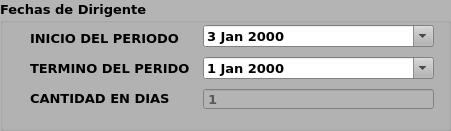
   <widget class="QGroupBox" name="groupBox_2">
    <property name="geometry">
     <rect>
      <x>24</x>
      <y>190</y>
      <width>451</width>
      <height>131</height>
     </rect>
    </property>
    <property name="palette">
     <palette>
      <active>
       <colorrole role="WindowText">
        <brush brushstyle="SolidPattern">
         <color alpha="255">
          <red>0</red>
          <green>0</green>
          <blue>0</blue>
         </color>
        </brush>
       </colorrole>
       <colorrole role="Button">
        <brush brushstyle="SolidPattern">
         <color alpha="255">
          <red>180</red>
          <green>180</green>
          <blue>180</blue>
         </color>
        </brush>
       </colorrole>
       <colorrole role="Light">
        <brush brushstyle="SolidPattern">
         <color alpha="255">
          <red>255</red>
          <green>255</green>
          <blue>255</blue>
         </color>
        </brush>
       </colorrole>
       <colorrole role="Midlight">
        <brush brushstyle="SolidPattern">
         <color alpha="255">
          <red>217</red>
          <green>217</green>
          <blue>217</blue>
         </color>
        </brush>
       </colorrole>
       <colorrole role="Dark">
        <brush brushstyle="SolidPattern">
         <color alpha="255">
          <red>90</red>
          <green>90</green>
          <blue>90</blue>
         </color>
        </brush>
       </colorrole>
       <colorrole role="Mid">
        <brush brushstyle="SolidPattern">
         <color alpha="255">
          <red>120</red>
          <green>120</green>
          <blue>120</blue>
         </color>
        </brush>
       </colorrole>
       <colorrole role="Text">
        <brush brushstyle="SolidPattern">
         <color alpha="255">
          <red>0</red>
          <green>0</green>
          <blue>0</blue>
         </color>
        </brush>
       </colorrole>
       <colorrole role="BrightText">
        <brush brushstyle="SolidPattern">
         <color alpha="255">
          <red>255</red>
          <green>255</green>
          <blue>255</blue>
         </color>
        </brush>
       </colorrole>
       <colorrole role="ButtonText">
        <brush brushstyle="SolidPattern">
         <color alpha="255">
          <red>0</red>
          <green>0</green>
          <blue>0</blue>
         </color>
        </brush>
       </colorrole>
       <colorrole role="Base">
        <brush brushstyle="SolidPattern">
         <color alpha="255">
          <red>255</red>
          <green>255</green>
          <blue>255</blue>
         </color>
        </brush>
       </colorrole>
       <colorrole role="Window">
        <brush brushstyle="SolidPattern">
         <color alpha="255">
          <red>180</red>
          <green>180</green>
          <blue>180</blue>
         </color>
        </brush>
       </colorrole>
       <colorrole role="Shadow">
        <brush brushstyle="SolidPattern">
         <color alpha="255">
          <red>0</red>
          <green>0</green>
          <blue>0</blue>
         </color>
        </brush>
       </colorrole>
       <colorrole role="AlternateBase">
        <brush brushstyle="SolidPattern">
         <color alpha="255">
          <red>217</red>
          <green>217</green>
          <blue>217</blue>
         </color>
        </brush>
       </colorrole>
       <colorrole role="ToolTipBase">
        <brush brushstyle="SolidPattern">
         <color alpha="255">
          <red>255</red>
          <green>255</green>
          <blue>220</blue>
         </color>
        </brush>
       </colorrole>
       <colorrole role="ToolTipText">
        <brush brushstyle="SolidPattern">
         <color alpha="255">
          <red>0</red>
          <green>0</green>
          <blue>0</blue>
         </color>
        </brush>
       </colorrole>
       <colorrole role="PlaceholderText">
        <brush brushstyle="SolidPattern">
         <color alpha="128">
          <red>0</red>
          <green>0</green>
          <blue>0</blue>
         </color>
        </brush>
       </colorrole>
      </active>
      <inactive>
       <colorrole role="WindowText">
        <brush brushstyle="SolidPattern">
         <color alpha="255">
          <red>0</red>
          <green>0</green>
          <blue>0</blue>
         </color>
        </brush>
       </colorrole>
       <colorrole role="Button">
        <brush brushstyle="SolidPattern">
         <color alpha="255">
          <red>180</red>
          <green>180</green>
          <blue>180</blue>
         </color>
        </brush>
       </colorrole>
       <colorrole role="Light">
        <brush brushstyle="SolidPattern">
         <color alpha="255">
          <red>255</red>
          <green>255</green>
          <blue>255</blue>
         </color>
        </brush>
       </colorrole>
       <colorrole role="Midlight">
        <brush brushstyle="SolidPattern">
         <color alpha="255">
          <red>217</red>
          <green>217</green>
          <blue>217</blue>
         </color>
        </brush>
       </colorrole>
       <colorrole role="Dark">
        <brush brushstyle="SolidPattern">
         <color alpha="255">
          <red>90</red>
          <green>90</green>
          <blue>90</blue>
         </color>
        </brush>
       </colorrole>
       <colorrole role="Mid">
        <brush brushstyle="SolidPattern">
         <color alpha="255">
          <red>120</red>
          <green>120</green>
          <blue>120</blue>
         </color>
        </brush>
       </colorrole>
       <colorrole role="Text">
        <brush brushstyle="SolidPattern">
         <color alpha="255">
          <red>0</red>
          <green>0</green>
          <blue>0</blue>
         </color>
        </brush>
       </colorrole>
       <colorrole role="BrightText">
        <brush brushstyle="SolidPattern">
         <color alpha="255">
          <red>255</red>
          <green>255</green>
          <blue>255</blue>
         </color>
        </brush>
       </colorrole>
       <colorrole role="ButtonText">
        <brush brushstyle="SolidPattern">
         <color alpha="255">
          <red>0</red>
          <green>0</green>
          <blue>0</blue>
         </color>
        </brush>
       </colorrole>
       <colorrole role="Base">
        <brush brushstyle="SolidPattern">
         <color alpha="255">
          <red>255</red>
          <green>255</green>
          <blue>255</blue>
         </color>
        </brush>
       </colorrole>
       <colorrole role="Window">
        <brush brushstyle="SolidPattern">
         <color alpha="255">
          <red>180</red>
          <green>180</green>
          <blue>180</blue>
         </color>
        </brush>
       </colorrole>
       <colorrole role="Shadow">
        <brush brushstyle="SolidPattern">
         <color alpha="255">
          <red>0</red>
          <green>0</green>
          <blue>0</blue>
         </color>
        </brush>
       </colorrole>
       <colorrole role="AlternateBase">
        <brush brushstyle="SolidPattern">
         <color alpha="255">
          <red>217</red>
          <green>217</green>
          <blue>217</blue>
         </color>
        </brush>
       </colorrole>
       <colorrole role="ToolTipBase">
        <brush brushstyle="SolidPattern">
         <color alpha="255">
          <red>255</red>
          <green>255</green>
          <blue>220</blue>
         </color>
        </brush>
       </colorrole>
       <colorrole role="ToolTipText">
        <brush brushstyle="SolidPattern">
         <color alpha="255">
          <red>0</red>
          <green>0</green>
          <blue>0</blue>
         </color>
        </brush>
       </colorrole>
       <colorrole role="PlaceholderText">
        <brush brushstyle="SolidPattern">
         <color alpha="128">
          <red>0</red>
          <green>0</green>
          <blue>0</blue>
         </color>
        </brush>
       </colorrole>
      </inactive>
      <disabled>
       <colorrole role="WindowText">
        <brush brushstyle="SolidPattern">
         <color alpha="255">
          <red>90</red>
          <green>90</green>
          <blue>90</blue>
         </color>
        </brush>
       </colorrole>
       <colorrole role="Button">
        <brush brushstyle="SolidPattern">
         <color alpha="255">
          <red>180</red>
          <green>180</green>
          <blue>180</blue>
         </color>
        </brush>
       </colorrole>
       <colorrole role="Light">
        <brush brushstyle="SolidPattern">
         <color alpha="255">
          <red>255</red>
          <green>255</green>
          <blue>255</blue>
         </color>
        </brush>
       </colorrole>
       <colorrole role="Midlight">
        <brush brushstyle="SolidPattern">
         <color alpha="255">
          <red>217</red>
          <green>217</green>
          <blue>217</blue>
         </color>
        </brush>
       </colorrole>
       <colorrole role="Dark">
        <brush brushstyle="SolidPattern">
         <color alpha="255">
          <red>90</red>
          <green>90</green>
          <blue>90</blue>
         </color>
        </brush>
       </colorrole>
       <colorrole role="Mid">
        <brush brushstyle="SolidPattern">
         <color alpha="255">
          <red>120</red>
          <green>120</green>
          <blue>120</blue>
         </color>
        </brush>
       </colorrole>
       <colorrole role="Text">
        <brush brushstyle="SolidPattern">
         <color alpha="255">
          <red>90</red>
          <green>90</green>
          <blue>90</blue>
         </color>
        </brush>
       </colorrole>
       <colorrole role="BrightText">
        <brush brushstyle="SolidPattern">
         <color alpha="255">
          <red>255</red>
          <green>255</green>
          <blue>255</blue>
         </color>
        </brush>
       </colorrole>
       <colorrole role="ButtonText">
        <brush brushstyle="SolidPattern">
         <color alpha="255">
          <red>90</red>
          <green>90</green>
          <blue>90</blue>
         </color>
        </brush>
       </colorrole>
       <colorrole role="Base">
        <brush brushstyle="SolidPattern">
         <color alpha="255">
          <red>180</red>
          <green>180</green>
          <blue>180</blue>
         </color>
        </brush>
       </colorrole>
       <colorrole role="Window">
        <brush brushstyle="SolidPattern">
         <color alpha="255">
          <red>180</red>
          <green>180</green>
          <blue>180</blue>
         </color>
        </brush>
       </colorrole>
       <colorrole role="Shadow">
        <brush brushstyle="SolidPattern">
         <color alpha="255">
          <red>0</red>
          <green>0</green>
          <blue>0</blue>
         </color>
        </brush>
       </colorrole>
       <colorrole role="AlternateBase">
        <brush brushstyle="SolidPattern">
         <color alpha="255">
          <red>180</red>
          <green>180</green>
          <blue>180</blue>
         </color>
        </brush>
       </colorrole>
       <colorrole role="ToolTipBase">
        <brush brushstyle="SolidPattern">
         <color alpha="255">
          <red>255</red>
          <green>255</green>
          <blue>220</blue>
         </color>
        </brush>
       </colorrole>
       <colorrole role="ToolTipText">
        <brush brushstyle="SolidPattern">
         <color alpha="255">
          <red>0</red>
          <green>0</green>
          <blue>0</blue>
         </color>
        </brush>
       </colorrole>
       <colorrole role="PlaceholderText">
        <brush brushstyle="SolidPattern">
         <color alpha="128">
          <red>0</red>
          <green>0</green>
          <blue>0</blue>
         </color>
        </brush>
       </colorrole>
      </disabled>
     </palette>
    </property>
    <property name="font">
     <font>
      <family>Verdana</family>
      <pointsize>10</pointsize>
      <bold>true</bold>
     </font>
    </property>
    <property name="autoFillBackground">
     <bool>true</bool>
    </property>
    <property name="title">
     <string>Fechas de Dirigente</string>
    </property>
    <widget class="QLabel" name="label_7">
     <property name="geometry">
      <rect>
       <x>30</x>
       <y>30</y>
       <width>171</width>
       <height>16</height>
      </rect>
     </property>
     <property name="text">
      <string>INICIO DEL PERIODO</string>
     </property>
    </widget>
    <widget class="QLabel" name="label_8">
     <property name="geometry">
      <rect>
       <x>30</x>
       <y>60</y>
       <width>161</width>
       <height>16</height>
      </rect>
     </property>
     <property name="text">
      <string>TERMINO DEL PERIDO</string>
     </property>
    </widget>
    <widget class="QLabel" name="label_9">
     <property name="geometry">
      <rect>
       <x>30</x>
       <y>90</y>
       <width>181</width>
       <height>16</height>
      </rect>
     </property>
     <property name="text">
      <string>CANTIDAD EN DIAS</string>
     </property>
    </widget>
    <widget class="QDateEdit" name="dateEdit">
     <property name="geometry">
      <rect>
       <x>203</x>
       <y>25</y>
       <width>231</width>
       <height>22</height>
      </rect>
     </property>
     <property name="frame">
      <bool>true</bool>
     </property>
     <property name="dateTime">
      <datetime>
       <hour>17</hour>
       <minute>0</minute>
       <second>0</second>
       <year>2000</year>
       <month>1</month>
       <day>3</day>
      </datetime>
     </property>
     <property name="currentSection">
      <enum>QDateTimeEdit::Section::DaySection</enum>
     </property>
     <property name="calendarPopup">
      <bool>true</bool>
     </property>
    </widget>
    <widget class="QDateEdit" name="dateEdit_2">
     <property name="geometry">
      <rect>
       <x>203</x>
       <y>57</y>
       <width>231</width>
       <height>22</height>
      </rect>
     </property>
     <property name="currentSection">
      <enum>QDateTimeEdit::Section::DaySection</enum>
     </property>
     <property name="calendarPopup">
      <bool>true</bool>
     </property>
    </widget>
    <widget class="QSpinBox" name="spinBox">
     <property name="enabled">
      <bool>false</bool>
     </property>
     <property name="geometry">
      <rect>
       <x>203</x>
       <y>88</y>
       <width>231</width>
       <height>22</height>
      </rect>
     </property>
     <property name="frame">
      <bool>true</bool>
     </property>
     <property name="buttonSymbols">
      <enum>QAbstractSpinBox::ButtonSymbols::NoButtons</enum>
     </property>
     <property name="showGroupSeparator" stdset="0">
      <bool>false</bool>
     </property>
     <property name="minimum">
      <number>1</number>
     </property>
     <property name="maximum">
      <number>99999</number>
     </property>
    </widget>
   </widget>
